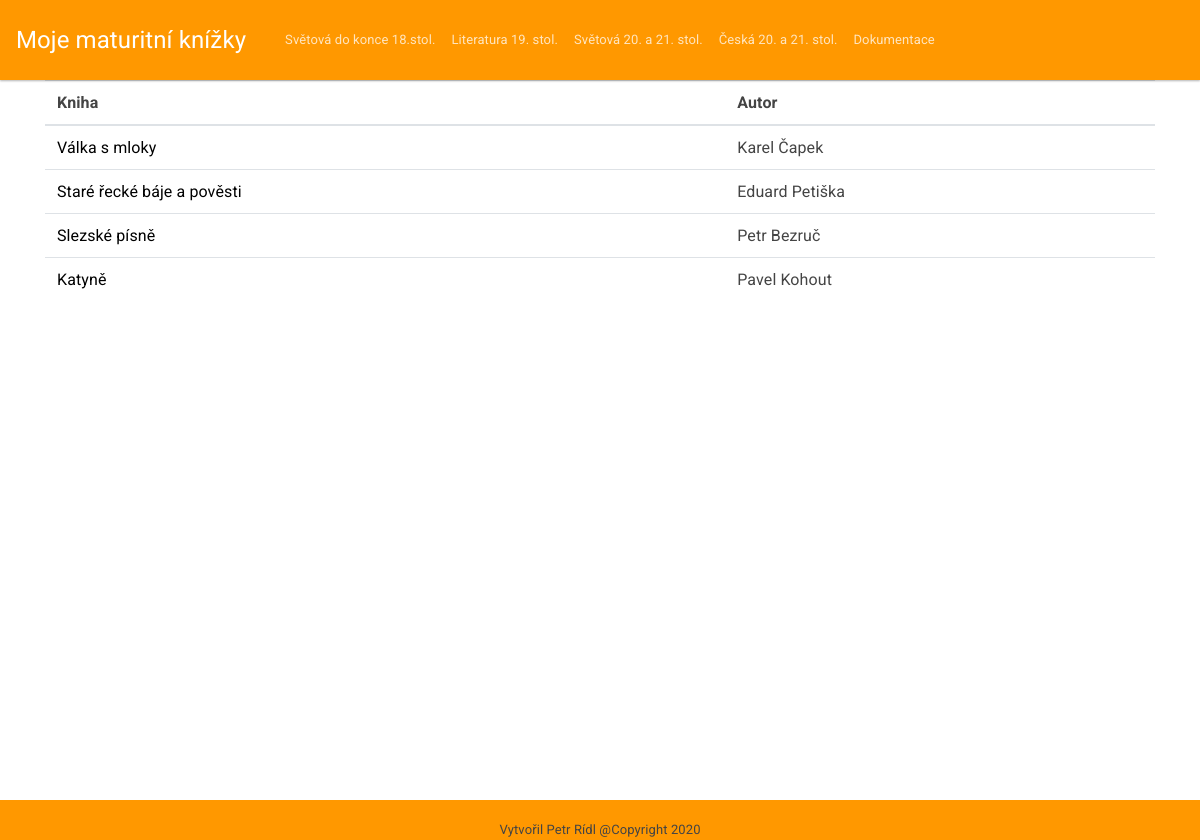
/index.php/hlavni_controller/cesko20, run on the app's committed database.
### tables this page shows
CREATE TABLE `menu` (
  `nazev` varchar(45) NOT NULL,
  `id_menu` int(11) NOT NULL,
  `polozka_menu` varchar(45) NOT NULL
);

CREATE TABLE `knihy` (
  `idknihy` int(11) NOT NULL,
  `nazev_knihy` varchar(45) NOT NULL,
  `autor` varchar(45) NOT NULL,
  `anotace` text NOT NULL,
  `kategorie_id_kategorie` int(11) NOT NULL
);

### application/controllers/hlavni_controller.php (called while the page is built, shortened)
<?php
        class hlavni_controller extends CI_Controller {
            public function cesko20()
            {
                $data['polozky'] = $this->hlavni_model->nacteni_menu();
                $data['knihy'] = $this->hlavni_model->cesko20();
                $this->load->view('layout/header', $data);
                $this->load->view('content/hlavni_view', $data);
                $this->load->view('layout/footer');
            }
        }
?>

### index.php (called while the page is built, shortened)
<?php
require_once BASEPATH.'core/CodeIgniter.php';

### application/models/hlavni_model.php (called while the page is built, shortened)
<?php
        class hlavni_model extends CI_Model{
            public function nacteni_menu()
            {
                $this->db->select('*');
                $this->db->from('menu');
                $this->db->order_by('id_menu');
                $query = $this->db->get();
                return $query->result();
            }
            public function cesko20()
            {
                $this->db->select('*');
                $this->db->from('knihy');
                $this->db->where('kategorie_id_kategorie = 4');
                $query = $this->db->get();
                return $query->result();
            }
        }
 ?>

### application/views/content/hlavni_view.php (the view)
<div class="container obsah">
  <table class="table">
  <thead>
    <tr>
      <th scope="col">Kniha</th>
      <th scope="col">Autor</th>
    </tr>
  </thead>
  <tbody>
     <?php foreach($knihy as $k): ?>
      <tr>
            <td>
              <a style="color: black" href="<?php echo base_url()?><?= $k->idknihy?>">  <?php echo $k->nazev_knihy;?></a>
            </td>
            <td>
                <?php echo $k->autor; ?>
            </td>
    </tr>
  <?php endforeach; ?>
  </tbody>
</table>
</div>

### application/views/layout/header.php (shortened to what this page needs)
<html>
    <head>
        <link href="<?php echo base_url()?>assets/vlastni_soubory/bootstrap.min.css" rel="stylesheet" type="text/css">
        <link href="<?php echo base_url()?>assets/vlastni_soubory/ramecek.css" rel="stylesheet" type="text/css">
    </head>
    <body>
        <nav class="navbar navbar-expand-sm navbar-dark bg-warning">
            <a class="navbar-brand" href="<?php base_url()?>hlavni">Moje maturitní knížky</a>
            <div class="container">
            <div class="collapse navbar-collapse" id="collapsibleNavId">
                <ul class="navbar-nav mr-auto mt-2 mt-lg-0">
                   <?php foreach($polozky as $p): ?>
                   <li class="nav-item">
                        <a class="nav-link" href="<?php echo base_url()?><?= $p->nazev?>"><?= $p->polozka_menu ?><span class="sr-only">(current)</span></a>
                   </li>
                   <?php endforeach; ?>
                   <li class="nav-item">
                        <a target="_blank" class="nav-link" href="<?php echo base_url()?>/assets/vlastni_soubory/dokumentace/dokumentace.pdf">Dokumentace</a>
                    </li>
                </ul>
                </div>
            </div>
        </nav>

### assets/vlastni_soubory/ramecek.css (style rules this page uses)
.obsah { float: center; width: 100%; height: 90%; }

### data on the page
menu: polozka_menu "Světová do konce 18.stol."
menu: polozka_menu "Literatura 19. stol."
menu: polozka_menu "Světová 20. a 21. stol."
menu: polozka_menu "Česká 20. a 21. stol."
knihy: nazev_knihy "Válka s mloky", autor "Karel Čapek"
knihy: nazev_knihy "Staré řecké báje a pověsti", autor "Eduard Petiška"
knihy: nazev_knihy "Slezské písně", autor "Petr Bezruč"
knihy: nazev_knihy "Katyně", autor "Pavel Kohout"
